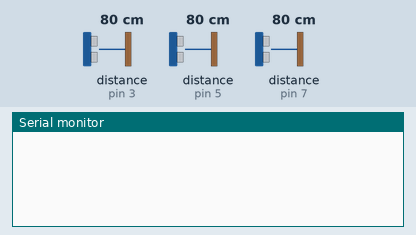
The sketch below on a simulated Arduino Uno, built with avr-gcc and run on an emulated ATmega328P. Shown: the last lines printed to the serial monitor. Wiring (inferred from the names in the program): 3 × ultrasonic range finder: trigger pin 2, echo pin 3 / trigger pin 4, echo pin 5 / trigger pin 6, echo pin 7. Inputs (shaded band) come from the test bench; at power-on: distance to the obstacle (sensors on pin 5, pin 3, pin 7) 80 cm. The echo pulse lasts 58.3 µs per cm.

Above: at 1.2 s.
1.3 s: distance to the obstacle (sensor on pin 5) set to 23 cm
2.8 s: distance to the obstacle (sensor on pin 5) set to 18 cm
At 4.8 s:
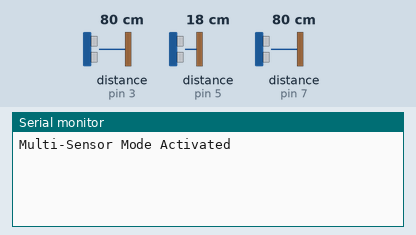
At 5.4 s:
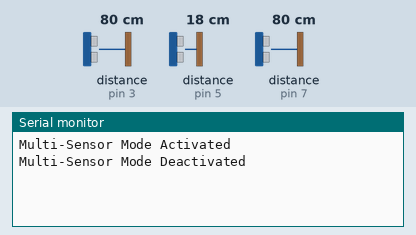

The sketch:

vlc.ino.ino
```cpp
// --- Pin Definitions ---
const int TRIG_PIN_1 = 2, ECHO_PIN_1 = 3;
const int TRIG_PIN_2 = 4, ECHO_PIN_2 = 5;
const int TRIG_PIN_3 = 6, ECHO_PIN_3 = 7;

// --- Distance Threshold ---
const float GESTURE_THRESHOLD = 20.0;  // in centimeters

// --- Time Thresholds (milliseconds) ---
const unsigned long QUICK_SWIPE_MAX   = 1000;
const unsigned long HOLD_MIN_ACTIVATE   = 1500;  // 1.5 sec for activation
const unsigned long HOLD_MIN_DEACTIVATE = 3000;  // 3 sec for deactivation
const unsigned long ACTION_COOLDOWN     = 500;
const unsigned long MULTI_SWIPE_WINDOW  = 700;   // Time window for multi-sensor gestures

// --- Crop Modes ---
const int CROP_MODES = 3;
int currentCropMode = 0;

// --- States ---
bool isSlowMode = false;
bool isMuted = false;

// --- Tracking Variables ---
unsigned long s1StartTime = 0, s2StartTime = 0, s3StartTime = 0;
unsigned long s2DeactivationStartTime = 0;
unsigned long swipeStartTime = 0;
bool s1WasActive = false, s2WasActive = false, s3WasActive = false;
bool gestureLock = false;  // Prevents gestures during an ongoing action

// --- Multi-Sensor Mode Variable ---
bool multiSensorMode = false;

// --- Additional Variable for Swipe Timing (for contrast gestures) ---
static int swipeProgress = 0;         // 0 = no swipe, 1 = positive initiated, 2 = waiting for S3,
                                      // -1 = negative initiated, -2 = waiting for S1.
unsigned long swipeSequenceStart = 0;   // To reset sequence if gesture takes too long

// --- Function to Get Distance ---
float getDistance(int trigPin, int echoPin) {
  digitalWrite(trigPin, LOW);
  delayMicroseconds(2);
  digitalWrite(trigPin, HIGH);
  delayMicroseconds(10);
  digitalWrite(trigPin, LOW);
  long duration = pulseIn(echoPin, HIGH, 30000);
  return duration * 0.034 / 2;
}

// --- Perform Action ---
void performAction(const String& action) {
  Serial.println(action);
  gestureLock = true;  // Lock gestures temporarily
  delay(ACTION_COOLDOWN);
  gestureLock = false; // Unlock after cooldown
}

// --- Cycle Crop Mode ---
void cycleCropMode() {
  currentCropMode = (currentCropMode + 1) % CROP_MODES;
  performAction(currentCropMode == 0 ? "16:10 Crop" :
                (currentCropMode == 1 ? "16:9 Crop" : "4:3 Crop"));
}

void setup() {
  Serial.begin(9600);
  pinMode(TRIG_PIN_1, OUTPUT); pinMode(ECHO_PIN_1, INPUT);
  pinMode(TRIG_PIN_2, OUTPUT); pinMode(ECHO_PIN_2, INPUT);
  pinMode(TRIG_PIN_3, OUTPUT); pinMode(ECHO_PIN_3, INPUT);
}

void loop() {
  unsigned long currentTime = millis();

  // Read sensor distances
  float distance1 = getDistance(TRIG_PIN_1, ECHO_PIN_1);
  float distance2 = getDistance(TRIG_PIN_2, ECHO_PIN_2);
  float distance3 = getDistance(TRIG_PIN_3, ECHO_PIN_3);

  bool s1Active = (distance1 < GESTURE_THRESHOLD);
  bool s2Active = (distance2 < GESTURE_THRESHOLD);
  bool s3Active = (distance3 < GESTURE_THRESHOLD);

  // --- Multi-Sensor Mode Activation/Deactivation ---
  // When multiSensorMode is OFF, check for activation.
  if (!multiSensorMode) {
    if (s2Active && !s2WasActive) {
      s2StartTime = currentTime;
    }
    if (s2Active && (currentTime - s2StartTime >= HOLD_MIN_ACTIVATE)) {
      multiSensorMode = true;
      Serial.println("Multi-Sensor Mode Activated");
      gestureLock = true;   // Lock all sensors during cooldown
      delay(ACTION_COOLDOWN);
      gestureLock = false;
    }
  }
  // When multiSensorMode is ON, check for deactivation.
  else {
    if (s2Active && !s2WasActive) {
      s2DeactivationStartTime = currentTime;
    }
    if (s2Active && (currentTime - s2DeactivationStartTime >= HOLD_MIN_DEACTIVATE)) {
      multiSensorMode = false;
      Serial.println("Multi-Sensor Mode Deactivated");
      gestureLock = true;   // Lock all sensors during cooldown
      delay(ACTION_COOLDOWN);
      gestureLock = false;
    }
  }

  // --- Multi-Sensor Gestures (processed when no ongoing action) ---
  if (!gestureLock) {
    // 1. Crop Change Gesture: S1 & S3 simultaneously
    if (s1Active && s3Active) {
      cycleCropMode();
      gestureLock = true;
      delay(ACTION_COOLDOWN);
      gestureLock = false;
    }

    // 2. Swipes Across Sensors using sensor-2 as a reference
    if (s2Active && !s2WasActive) {
      swipeStartTime = currentTime;
    }
    if (!s2Active && s2WasActive) {
      unsigned long duration = currentTime - swipeStartTime;
      if (duration < MULTI_SWIPE_WINDOW) {
        if (s1Active && !s3Active) {
          performAction("Previous Video");
          return;
        }
        if (s3Active && !s1Active) {
          performAction("Next Video");
          return;
        }
      }
    }

    // 3. Contrast Adjustments via swipe sequence
    // Swipe order S1 -> S2 -> S3 increases contrast.
    // Swipe order S3 -> S2 -> S1 decreases contrast.
    // Reset the swipe sequence if it takes too long.
    if (swipeProgress != 0 && currentTime - swipeSequenceStart > MULTI_SWIPE_WINDOW) {
      swipeProgress = 0;
    }

    // Start a new sequence only if no swipe sequence is in progress.
    if (swipeProgress == 0) {
      if (s1Active && !s1WasActive) {
        swipeProgress = 1;  // positive sequence initiated
        swipeSequenceStart = currentTime;
      } else if (s3Active && !s3WasActive) {
        swipeProgress = -1; // negative sequence initiated
        swipeSequenceStart = currentTime;
      }
    }

    // Process positive sequence: expecting S1 then S2 then S3.
    if (swipeProgress == 1) {
      if (s2Active) {
        swipeProgress = 2;
      }
    }
    if (swipeProgress == 2 && s3Active) {
      performAction("Increase Contrast");
      swipeProgress = 0;
      return;
    }

    // Process negative sequence: expecting S3 then S2 then S1.
    if (swipeProgress == -1) {
      if (s2Active) {
        swipeProgress = -2;
      }
    }
    if (swipeProgress == -2 && s1Active) {
      performAction("Decrease Contrast");
      swipeProgress = 0;
      return;
    }
  }

  // --- Single Sensor Gestures (only processed if multiSensorMode is OFF) ---
  if (!gestureLock && !multiSensorMode) {
    // Sensor 1 gestures
    if (s1Active && !s1WasActive) {
      s1StartTime = currentTime;
    }
    if (!s1Active && s1WasActive) {
      unsigned long duration = currentTime - s1StartTime;
      if (duration < QUICK_SWIPE_MAX) {
        performAction("Rotate Left");
      } else if (duration >= HOLD_MIN_ACTIVATE) {  // using HOLD_MIN_ACTIVATE for single sensor hold
        isSlowMode = !isSlowMode;
        performAction(isSlowMode ? "Slow Speed" : "Normal Speed");
      }
    }

    // Sensor 3 gestures
    if (s3Active && !s3WasActive) {
      s3StartTime = currentTime;
    }
    if (!s3Active && s3WasActive) {
      unsigned long duration = currentTime - s3StartTime;
      if (duration < QUICK_SWIPE_MAX) {
        performAction("Rotate Right");
      } else if (duration >= HOLD_MIN_ACTIVATE) {
        isMuted = !isMuted;
        performAction(isMuted ? "Mute" : "Unmute");
      }
    }

    // Sensor 2 quick swipe gesture for snapshot
    if (s2Active && !s2WasActive) {
      s2StartTime = currentTime;
    }
    if (!s2Active && s2WasActive) {
      unsigned long duration = currentTime - s2StartTime;
      if (duration < QUICK_SWIPE_MAX) {
        performAction("Take Snapshot");
      }
      // The hold gesture on sensor-2 is now reserved for mode activation/deactivation.
    }
  }

  // --- Store Previous States ---
  s1WasActive = s1Active;
  s2WasActive = s2Active;
  s3WasActive = s3Active;

  delay(50);
}
```

Measured:
- the behaviour switches between 21 and 20 cm on distance to the obstacle (sensor on pin 5) (found by bisection; images 0 and 1)
- after the input at 2.8 s, the serial monitor: prints a new line after 1.6 s (image 1)
